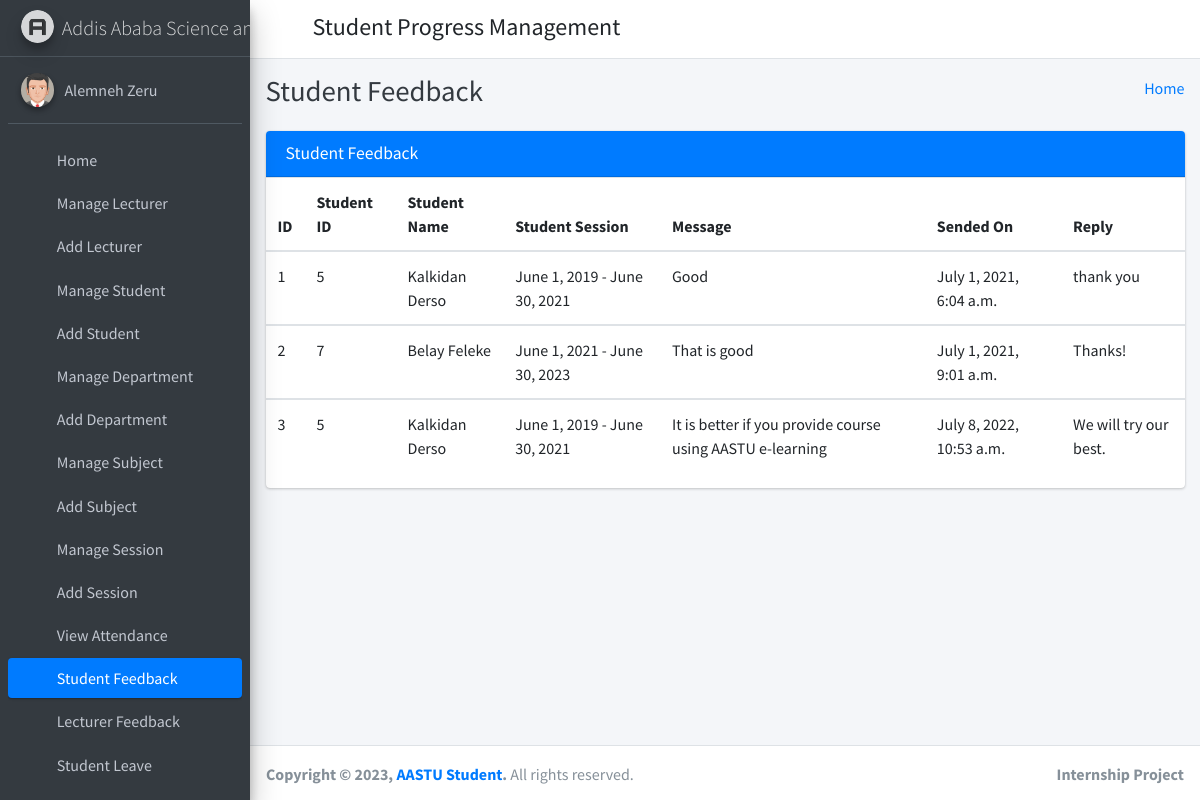
The page /student_feedback_message/ (signed in) on the database its author committed.
### student_management_app/models.py (models this page shows)
class CustomUser(AbstractUser):
    user_type_data = ((1, "HOD"), (2, "Staff"), (3, "Student"))
    user_type = models.CharField(default=1, choices=user_type_data, max_length=10)

class FeedBackStudent(models.Model):
    id = models.AutoField(primary_key=True)
    student_id = models.ForeignKey(Students, on_delete=models.CASCADE)
    feedback = models.TextField()
    feedback_reply = models.TextField()
    created_at = models.DateTimeField(auto_now_add=True)
    updated_at = models.DateTimeField(auto_now=True)
    objects = models.Manager()

class Students(models.Model):
    id = models.AutoField(primary_key=True)
    admin = models.OneToOneField(CustomUser, on_delete = models.CASCADE)
    gender = models.CharField(max_length=50)
    profile_pic = models.FileField()
    address = models.TextField()
    course_id = models.ForeignKey(Courses, on_delete=models.DO_NOTHING, default=1)
    session_year_id = models.ForeignKey(SessionYearModel, on_delete=models.CASCADE)
    created_at = models.DateTimeField(auto_now_add=True)
    updated_at = models.DateTimeField(auto_now=True)
    objects = models.Manager()

class SessionYearModel(models.Model):
    id = models.AutoField(primary_key=True)
    session_start_year = models.DateField()
    session_end_year = models.DateField()
    objects = models.Manager()

### student_management_app/HodViews.py (the view)
# urls.py: path('student_feedback_message/', HodViews.student_feedback_message, name="student_feedback_message"),
def student_feedback_message(request):
    feedbacks = FeedBackStudent.objects.all()
    context = {
        "feedbacks": feedbacks
    }
    return render(request, 'hod_template/student_feedback_template.html', context)

### student_management_app/LoginCheckMiddleWare.py (called while the page is built, shortened)
    def process_view(self, request, view_func, view_args, view_kwargs):
        modulename = view_func.__module__
        user = request.user
        if user.is_authenticated:
            if user.user_type == "1":
                if modulename == "student_management_app.HodViews":
                    pass
                elif modulename == "student_management_app.views" or modulename == "django.views.static":
                    pass
                else:
                    return redirect("admin_home")
            else:
                return redirect("login")
        else:
            if request.path == reverse("login") or request.path == reverse("doLogin"):
                pass
            else:
                return redirect("login")

### student_management_app/templates/hod_template/student_feedback_template.html (shortened to what this page needs)
{% extends 'hod_template/base_template.html' %}
{% block page_title %}
    Student Feedback
{% endblock page_title %}
{% block main_content %}
{% load static %}
<section class="content">
        <div class="container-fluid">
            <div class="row">
                <div class="col-md-12">
                    <div class="card card-primary">
                        <div class="card-header">
                            <h3 class="card-title">Student Feedback</h3>
                        </div>
                        <div class="table-responsive">
                            <table class="table">
                                <thead>
                                <tr>
                                    <th>ID</th>
                                    <th>Student ID</th>
                                    <th>Student Name</th>
                                    <th>Student Session</th>
                                    <th>Message</th>
                                    <th>Sended On</th>
                                    <th>Reply</th>
                                </tr>
                                </thead>
                                {% for feedback in feedbacks %}
                                <tbody>
                                <tr>
                                    <td>{{ feedback.id }}</td>
                                    <td>{{ feedback.student_id.admin.id }}</td>
                                    <td>{{ feedback.student_id.admin.first_name }} {{ feedback.student_id.admin.last_name }}</td>
                                    <td>{{ feedback.student_id.session_year_id.session_start_year }} - {{ feedback.student_id.session_year_id.session_end_year }}</td>
                                    <td>{{ feedback.feedback }}</td>
                                    <td>{{ feedback.created_at }}</td>
                                    <td>
                                        {% if feedback.feedback_reply == "" %}
                                            <button class="btn btn-success reply_open_modal" data-toggle="modal" data-target="#replyModal">Reply</button>
                                        {% else %}
                                            {{ feedback.feedback_reply }}
                                        {% endif %}
                                    </td>
                                </tr>
                                </tbody>
                                {% endfor %}
                            </table>
                        </div>
                    </div>
                </div>
            </div>
        </div>
      </section>
  {% endblock main_content %}

### student_management_app/templates/hod_template/sidebar_template.html (shortened to what this page needs)
{% load static %}
<aside class="main-sidebar sidebar-dark-primary elevation-4">
      <a href="{% url 'admin_home' %}" class="brand-link">
        <img src="{% static 'dist/img/AdminLTELogo.png' %}" alt="AdminLTE Logo" class="brand-image img-circle elevation-3"
            style="opacity: .8">
        <span class="brand-text font-weight-light">Addis Ababa Science and Technology University</span>
      </a>
      <div class="sidebar">
        <div class="user-panel mt-3 pb-3 mb-3 d-flex">
          <div class="image">
            <img src="{% static 'dist/img/user2-160x160.jpg' %}" class="img-circle elevation-2" alt="User Image">
          </div>
          <div class="info">
            <a href="{% url 'admin_profile' %}" class="d-block">{{ user.first_name }} {{ user.last_name }}</a>
          </div>
        </div>
        <nav class="mt-2">
          <ul class="nav nav-pills nav-sidebar flex-column" data-widget="treeview" role="menu" data-accordion="false">
            <li class="nav-item">
              {% url 'admin_home' as admin_home %}
              <a href="{{ admin_home }}" class="nav-link {% if request.path == admin_home %} active {% endif %}">
                <i class="nav-icon fas fa-tachometer-alt"></i>
                <p>
                  Home
                </p>
              </a>
            </li>
            <li class="nav-item">
              {% url 'manage_staff' as manage_staff %}
              {% url 'edit_staff' staff_id=id as edit_staff %}
              <a href="{{ manage_staff }}" class="nav-link {% if request.path == manage_staff %} active {% endif %} {% if request.path == edit_staff %} active {% endif %}">
                <i class="nav-icon fas fa-chalkboard-teacher"></i>
                <p>
                  Manage Lecturer
                </p>
              </a>
            </li>
            <li class="nav-item">
              {% url 'add_staff' as add_staff %}
              <a href="{{ add_staff }}" class="nav-link {% if request.path == add_staff %} active {% endif %}">
                <i class="nav-icon fas fa-th"></i>
                <p>
                  Add Lecturer
                </p>
              </a>
            </li>
            <li class="nav-item">
              {% url 'manage_student' as manage_student %}
              {% url 'edit_student' student_id=id as edit_student %}
              <a href="{{ manage_student }}" class="nav-link {% if request.path == manage_student %} active {% endif %} {% if request.path == edit_student %} active {% endif %}">
                <i class="nav-icon fas fa-user-graduate"></i>
                <p>
                  Manage Student
                </p>
              </a>
            </li>
            <li class="nav-item">
              {% url 'add_student' as add_student %}
              <a href="{{ add_student }}" class="nav-link {% if request.path == add_student %} active {% endif %}">
                <i class="nav-icon fas fa-th"></i>
                <p>
                  Add Student
                </p>
              </a>
            </li>
            <li class="nav-item">
              {% url 'manage_course' as manage_course %}
              {% url 'edit_course' course_id=id as edit_course %}
              <a href="{{ manage_course }}" class="nav-link {% if request.path == manage_course %} active {% endif %} {% if request.path == edit_course %} active {% endif %}">
                <i class="nav-icon fas fa-chalkboard"></i>
                <p>
                  Manage Department
                </p>
              </a>
            </li>
            <li class="nav-item">
            {% url 'add_course' as add_course %}
              <a href="{{ add_course }}" class="nav-link {% if request.path == add_course %} active {% endif %}">
                <i class="nav-icon fas fa-th"></i>
                <p>
                  Add Department
                </p>
              </a>
            </li>
            <li class="nav-item">
              {% url 'manage_subject' as manage_subject %}
              {% url 'edit_subject' subject_id=id as edit_subject %}
              <a href="{{ manage_subject }}" class="nav-link {% if request.path == manage_subject %} active {% endif %} {% if request.path == edit_subject %} active {% endif %}">
                <i class="nav-icon fas fa-book"></i>
                <p>
                  Manage Subject
                </p>
              </a>
            </li>
            <li class="nav-item">
              {% url 'add_subject' as add_subject %}
              <a href="{{ add_subject }}" class="nav-link {% if request.path == add_subject %} active {% endif %}">
                <i class="nav-icon fas fa-th"></i>
                <p>
                  Add Subject
                </p>
              </a>
            </li>
            <li class="nav-item">
              {% url 'manage_session' as manage_session %}
              {% url 'edit_session' session_id=id as edit_session %}
              <a href="{{ manage_session }}" class="nav-link {% if request.path == manage_session %} active {% endif %} {% if request.path == edit_session %} active {% endif %}">
                <i class="nav-icon fas fa-graduation-cap"></i>
                <p>
                  Manage Session
                </p>
              </a>
            </li>
            <li class="nav-item">
              {% url 'add_session' as add_session %}
              <a href="{{ add_session }}" class="nav-link {% if request.path == add_session %} active {% endif %}">
                <i class="nav-icon fas fa-th"></i>
                <p>
                  Add Session
                </p>
              </a>
            </li>
            <li class="nav-item">
              {% url 'admin_view_attendance' as admin_view_attendance %}
              <a href="{{ admin_view_attendance }}" class="nav-link {% if request.path == admin_view_attendance %} active {% endif %}">
                <i class="nav-icon fas fa-calendar-alt"></i>
                <p>
                  View Attendance
                </p>
              </a>
            </li>
            <li class="nav-item">
              {% url 'student_feedback_message' as student_feedback_message %}
              <a href="{{ student_feedback_message }}" class="nav-link {% if request.path == student_feedback_message %} active {% endif %}">
                <i class="nav-icon fas fa-th"></i>
                <p>
                  Student Feedback
                </p>
              </a>
            </li>
            <li class="nav-item">
              {% url 'staff_feedback_message' as staff_feedback_message %}
              <a href="{{ staff_feedback_message }}" class="nav-link {% if request.path == staff_feedback_message %} active {% endif %}">
                <i class="nav-icon fas fa-th"></i>
                <p>
                  Lecturer Feedback
                </p>
              </a>
            </li>
            <li class="nav-item">
              {% url 'student_leave_view' as student_leave_view %}
              <a href="{{ student_leave_view }}" class="nav-link {% if request.path == student_leave_view %} active {% endif %}">
                <i class="nav-icon fas fa-th"></i>
                <p>
                  Student Leave
                </p>
              </a>
            </li>
            <li class="nav-item">
              {% url 'staff_leave_view' as staff_leave_view %}
              <a href="{{ staff_leave_view }}" class="nav-link {% if request.path == staff_leave_view %} active {% endif %}">
                <p>
                </p>
              </a>
            </li>
          </ul>
        </nav>
      </div>
    </aside>

### rows shown on the page
CustomUser: first_name "Alemneh", last_name "Zeru"
FeedBackStudent: id "1", student_id.admin.id "5", student_id.admin.first_name "Kalkidan", student_id.admin.last_name "Derso", student_id.session_year_id.session_start_year "June 1, 2019", student_id.session_year_id.session_end_year "June 30, 2021", feedback "Good", created_at "July 1, 2021, 6:04 a.m.", feedback_reply "thank you"
FeedBackStudent: id "2", student_id.admin.id "7", student_id.admin.first_name "Belay", student_id.admin.last_name "Feleke", student_id.session_year_id.session_start_year "June 1, 2021", student_id.session_year_id.session_end_year "June 30, 2023", feedback "That is good", created_at "July 1, 2021, 9:01 a.m.", feedback_reply "Thanks!"
FeedBackStudent: id "3", student_id.admin.id "5", student_id.admin.first_name "Kalkidan", student_id.admin.last_name "Derso", student_id.session_year_id.session_start_year "June 1, 2019", student_id.session_year_id.session_end_year "June 30, 2021", feedback "It is better if you provide course using AASTU e-learning", created_at "July 8, 2022, 10:53 a.m.", feedback_reply "We will try our best."
